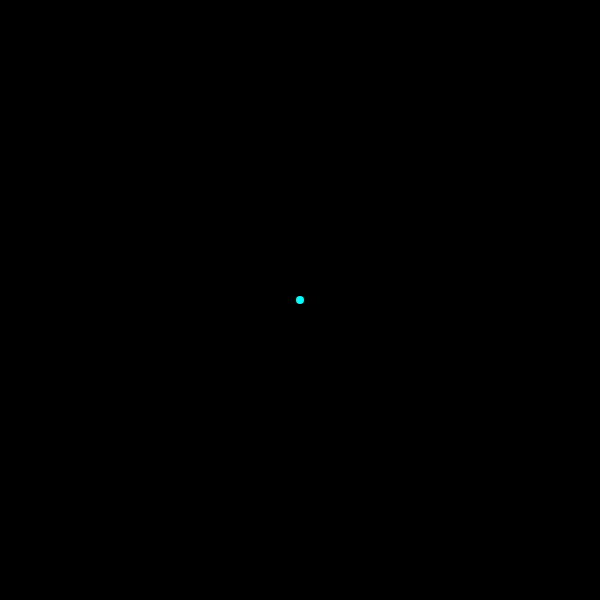
Frame 1 (no input)
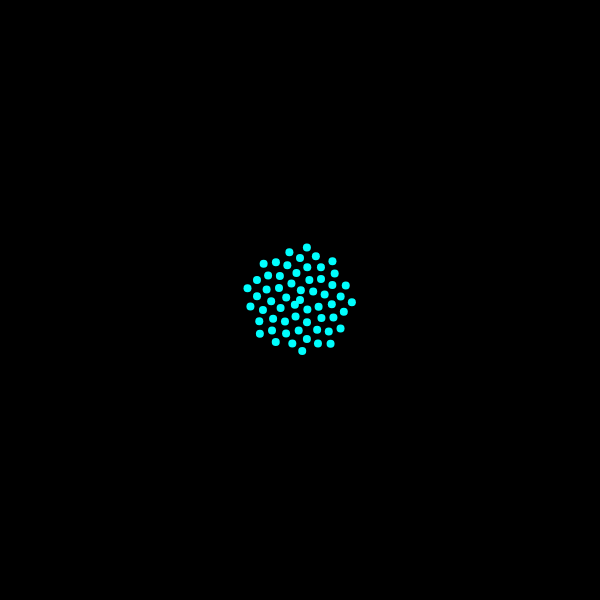
Frame 60 (no input)
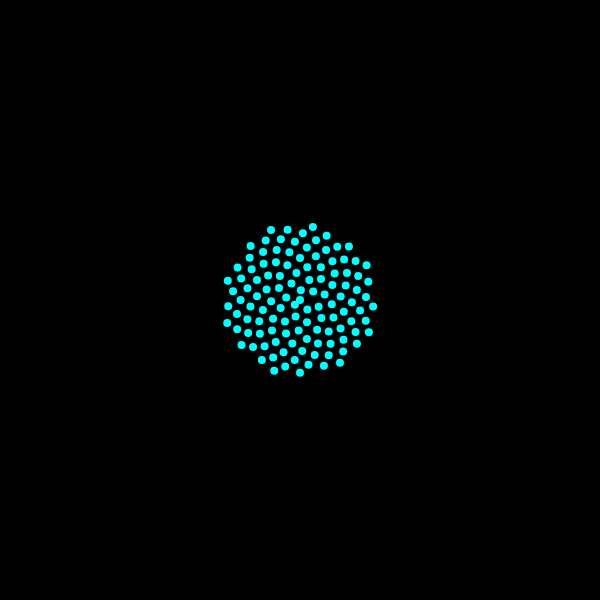
Frame 120 (the mouse pressed at the canvas centre since frame 60)

The p5.js sketch that drew these frames (run headless with seeded random() and noise() and a simulated clock; from frame 60 on, the mouse is pressed at the canvas centre):

// p5.js sketch
// ── sketch.js
let n = 0;
let c = 7;

function setup() {
  createCanvas(600, 600);
  angleMode(DEGREES);
  colorMode(HSB);
  background(0);
}

function draw() {
  let a = n * 137.5;
  let r = c * sqrt(n);

  let x = r * cos(a) + width / 2;
  let y = r * sin(a) + height / 2;

  fill(180, 255, 255);
  noStroke();
  ellipse(x, y, 8, 8);

  n++;
}

/*
Website
http://nexusbug.com/

github Repo
https://github.com/nexusbug/Code_365

About
Doing a challenge, coding three sixty five
There I hop on the train of Mr. Shiffman
And code along rainbow colored railway
One video each day, keeps the gray away

Coding Train
Daniel Shiffman
https://www.youtube.com/user/shiffman/
https://www.patreon.com/codingtrain

Framework
p5js - A beautiful Javascript library
https://p5js.org/

this.day
75th
2017 November 07

this.video
Coding Challenge #30: Phyllotaxis
https://youtu.be/KWoJgHFYWxY
*/
